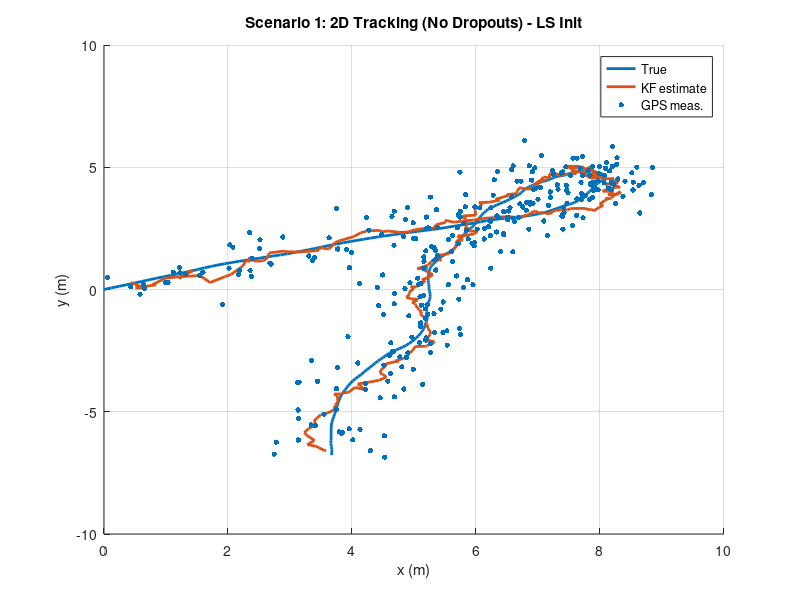
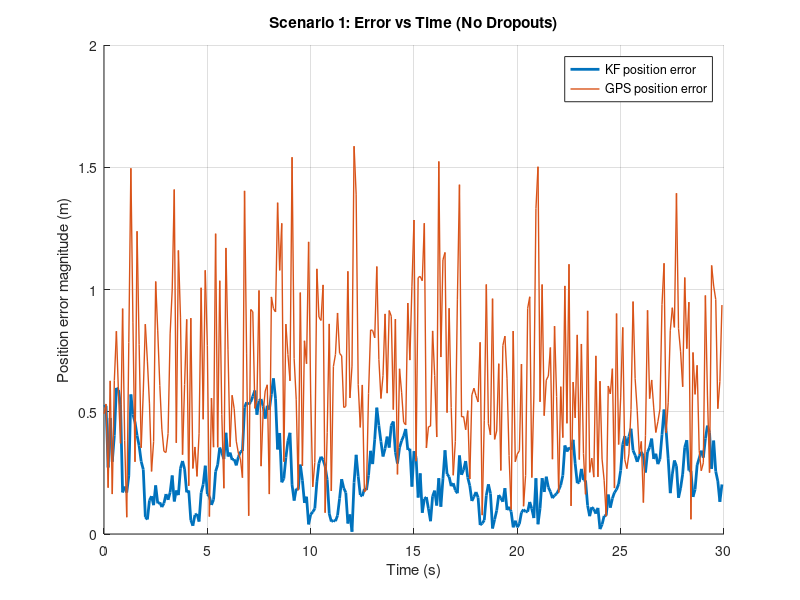

Recreate these plots in MATLAB, in order.
% Scenario 1: 2D Kalman Filter Tracking (No GPS Dropouts) - Tuned + LS Init
clear; clc; close all;

% Settings
dt = 0.1;
N  = 300;
t  = (0:N-1)*dt;

x0_true = [0; 0; 1.2; 0.7];   % [x;y;vx;vy]

% --- TRUE system noise (used to generate ground truth) ---
sigma_a_true = 0.5;   % (m/s^2) true acceleration disturbance

% --- GPS noise (used to generate measurements) ---
sigma_z_true = 0.5;   % (m) true GPS std

% --- FILTER tuning knobs ---
sigma_a_filt = 0.5;   % (m/s^2) process noise assumed by KF
sigma_z_filt = 0.5;   % (m) measurement noise assumed by KF

rng(7); % repeatable

% Model (Constant Velocity)
F = [1 0 dt 0;
     0 1 0 dt;
     0 0 1  0;
     0 0 0  1];

H = [1 0 0 0;
     0 1 0 0];

% Q uses FILTER sigma_a_filt (NOT sigma_a_true)
Q = sigma_a_filt^2 * [dt^4/4   0      dt^3/2  0;
                      0      dt^4/4   0      dt^3/2;
                      dt^3/2  0      dt^2    0;
                      0      dt^3/2   0      dt^2];

% R matches FILTER sigma_z_filt
R = sigma_z_filt^2 * eye(2);

% True trajectory (uses TRUE sigma_a_true)
Xtrue = zeros(4, N);
Xtrue(:,1) = x0_true;

for k = 2:N
    ax = sigma_a_true * randn();
    ay = sigma_a_true * randn();

    Xtrue(1,k) = Xtrue(1,k-1) + Xtrue(3,k-1)*dt + 0.5*ax*dt^2;
    Xtrue(2,k) = Xtrue(2,k-1) + Xtrue(4,k-1)*dt + 0.5*ay*dt^2;
    Xtrue(3,k) = Xtrue(3,k-1) + ax*dt;
    Xtrue(4,k) = Xtrue(4,k-1) + ay*dt;
end

% GPS measurements (always available, uses TRUE sigma_z_true)
Z = H*Xtrue + sigma_z_true*randn(2, N);

% Kalman Filter
xhat = zeros(4, N);
P    = zeros(4,4,N);
I = eye(4);

% Improved initialization using Least Squares on first M points
% This reduces the "wiggle" caused by estimating v from only 2 noisy points

M = 10;                         % first 10 samples (1 second since dt=0.1)
tt = (0:M-1)' * dt;
A  = [ones(M,1) tt];            % pos(t) = p0 + v*t

bx = A \ Z(1,1:M)';             % [x0_est; vx_est]
by = A \ Z(2,1:M)';             % [y0_est; vy_est]

xhat(:,1) = [bx(1); by(1); bx(2); by(2)];

% Initial covariance:
% position ~ GPS noise, velocity uncertainty larger 
P(:,:,1)  = diag([sigma_z_filt^2, sigma_z_filt^2, 20^2, 20^2]);

for k = 2:N
    % Predict
    x_pred = F*xhat(:,k-1);
    P_pred = F*P(:,:,k-1)*F' + Q;

    % Update
    y = Z(:,k) - H*x_pred;
    S = H*P_pred*H' + R;
    K = P_pred*H' / S;

    xhat(:,k) = x_pred + K*y;
    P(:,:,k)  = (I - K*H) * P_pred;
end

% Evaluation (RMSE)
err_meas = vecnorm(Xtrue(1:2,:) - Z, 2, 1);
err_kf   = vecnorm(Xtrue(1:2,:) - xhat(1:2,:), 2, 1);

rmse_meas = sqrt(mean(err_meas.^2));
rmse_kf   = sqrt(mean(err_kf.^2));

fprintf("Scenario 1 (No dropouts)\n");
fprintf("  TRUE sigma_a: %.2f, KF sigma_a_filt: %.2f\n", sigma_a_true, sigma_a_filt);
fprintf("  TRUE sigma_z: %.2f, KF sigma_z_filt: %.2f\n", sigma_z_true, sigma_z_filt);
fprintf("  RMSE (Measurement): %.3f m\n", rmse_meas);
fprintf("  RMSE (Kalman):      %.3f m\n", rmse_kf);

% Plots
figure; hold on; grid on;
plot(Xtrue(1,:), Xtrue(2,:), 'LineWidth', 2);
plot(xhat(1,:),  xhat(2,:),  'LineWidth', 2);
scatter(Z(1,:), Z(2,:), 15, 'filled');
legend("True", "KF estimate", "GPS meas.", "Location","best");
xlabel("x (m)"); ylabel("y (m)");
title("Scenario 1: 2D Tracking (No Dropouts) - LS Init");

figure; hold on; grid on;
plot(t, err_kf, 'LineWidth', 2);
plot(t, err_meas, 'LineWidth', 1);
legend("KF position error", "GPS position error", "Location","best");
xlabel("Time (s)"); ylabel("Position error magnitude (m)");
title("Scenario 1: Error vs Time (No Dropouts)");

% ---- Save Scenario 1 data for direct comparison in Scenario 2 ----
Z_full = Z;       
xhat1  = xhat;     % scenario 1 estimate
save('scenario1_data.mat', 'Xtrue','Z_full','xhat1','t','dt','N', ...
     'sigma_a_true','sigma_z_true','sigma_a_filt','sigma_z_filt');
